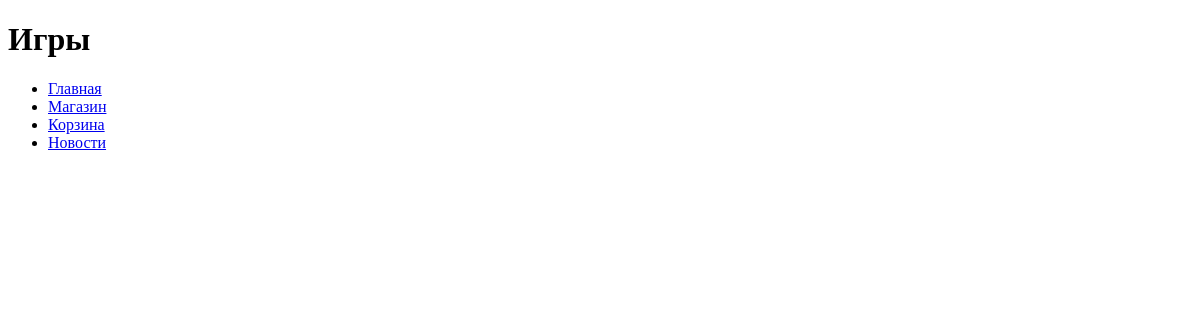
The page /menu/shop/ on the database as committed earlier.
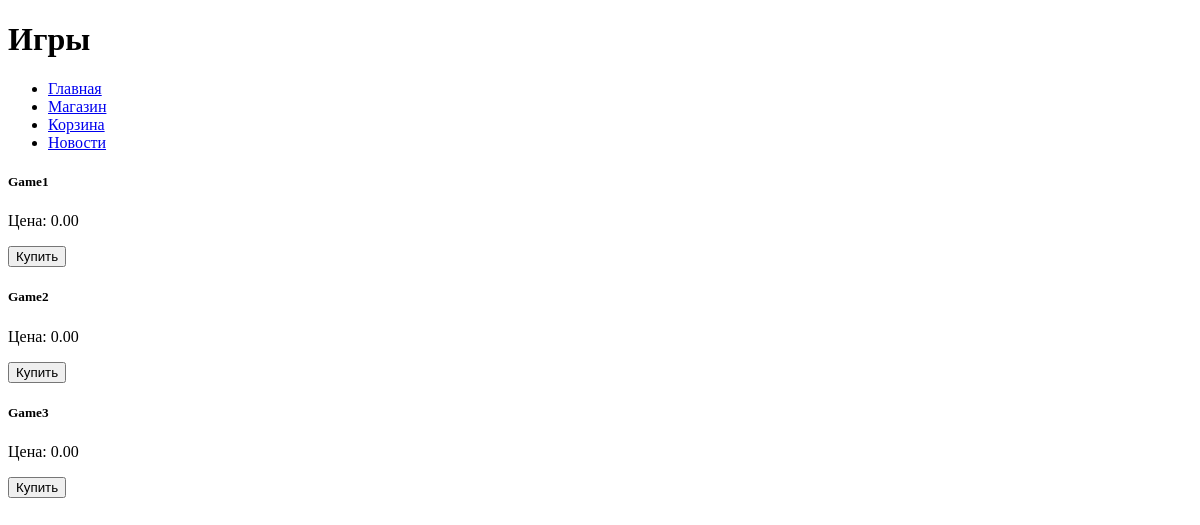
The same page on the database as committed later.
### task1/models.py (models this page shows, shortened)
class Game(models.Model):
    title = models.CharField(max_length=100)
    cost = models.DecimalField(max_digits=10, decimal_places=2, default=0)
    size = models.DecimalField(max_digits=10, decimal_places=2, default=0)
    description = models.TextField()
    age_limited = models.BooleanField(default=False)
    buyers = models.ManyToManyField(Buyer, related_name='games')

### task1/views.py (the view)
# urls.py: path('menu/shop/', shop_view, name='shop'),
def shop_view(request):
    games = Game.objects.all()
    context = {
        'games': games
    }
    return render(request, 'fouth_task/shop.html', context)

### templates/fouth_task/shop.html (shortened to what this page needs)
{% extends 'fouth_task/menu.html' %}
{% block pagename %}Игры{% endblock %}
{% block content %}
{% for game in games %}
<div class="card-body">
    <h5 class="card-title">{{ game.title }}</h5>
    <p class="card-text">Цена: {{ game.cost }}</p>
    <button>Купить</button>
</div>
{% endfor %}
{% endblock %}

### templates/fouth_task/menu.html (shortened to what this page needs)
<!DOCTYPE html>
<html lang="ru">
<head>
</head>
<body>
    <h1>{% block pagename %}Главная страница{% endblock %}</h1>
    <header>
        <nav>
            <ul>
                {% block menu %}
                <li><a href="{% url 'menu' %}">Главная</a></li>
                <li><a href="{% url 'shop' %}">Магазин</a></li>
                <li><a href="{% url 'cart' %}">Корзина</a></li>
                <li><a href="{% url 'news' %}">Новости</a></li>
                {% endblock %}
            </ul>
        </nav>
    </header>
    <main>
        {% block content %}{% endblock %}
    </main>
</body>
</html>

Rows that differ between the two databases and show on the page:
added Game: title "Game1", cost "0.00"
added Game: title "Game2", cost "0.00"
added Game: title "Game3", cost "0.00"
